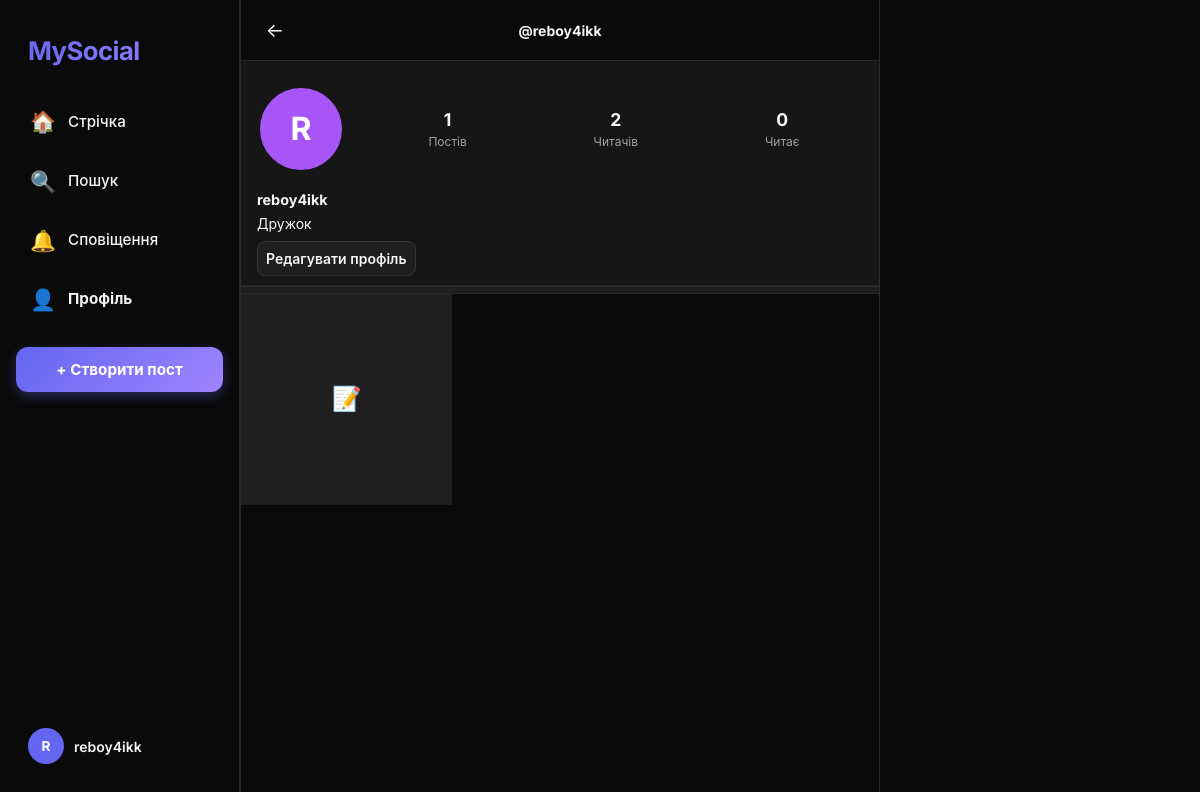
/profile/reboy4ikk (signed in), run on the app's committed database.
### tables this page shows
CREATE TABLE users (
                id INTEGER PRIMARY KEY AUTOINCREMENT,
                username TEXT UNIQUE NOT NULL,
                password_hash TEXT NOT NULL,
                bio TEXT DEFAULT '',
                avatar_color TEXT DEFAULT '#6366f1',
                accent_color TEXT DEFAULT '#6366f1',
                theme TEXT DEFAULT 'light',
                created_at TIMESTAMP DEFAULT CURRENT_TIMESTAMP
            );

CREATE TABLE posts (
                id INTEGER PRIMARY KEY AUTOINCREMENT,
                user_id INTEGER NOT NULL,
                content TEXT DEFAULT '',
                created_at TIMESTAMP DEFAULT CURRENT_TIMESTAMP,
                FOREIGN KEY (user_id) REFERENCES users(id) ON DELETE CASCADE
            );

### routes/profile.py (the view)
@profile_bp.route('/profile/<username>')
@login_required
def profile(username):
    db = get_db()
    user = db.execute('SELECT * FROM users WHERE username=?', (username,)).fetchone()
    if not user:
        return render_template('404.html'), 404
    uid = session['user_id']
    posts = db.execute('''
        SELECT p.*,
               (SELECT COUNT(*) FROM likes WHERE post_id=p.id) as like_count,
               (SELECT COUNT(*) FROM comments WHERE post_id=p.id) as comment_count,
               EXISTS(SELECT 1 FROM likes WHERE post_id=p.id AND user_id=?) as user_liked
        FROM posts p WHERE p.user_id=?
        ORDER BY p.created_at DESC
    ''', (uid, user['id'])).fetchall()
    followers_count = db.execute('SELECT COUNT(*) FROM followers WHERE following_id=?', (user['id'],)).fetchone()[0]
    following_count = db.execute('SELECT COUNT(*) FROM followers WHERE follower_id=?', (user['id'],)).fetchone()[0]
    is_following = db.execute('SELECT 1 FROM followers WHERE follower_id=? AND following_id=?',
                              (uid, user['id'])).fetchone() is not None
    return render_template('profile.html', user=user, posts=posts,
                           followers_count=followers_count,
                           following_count=following_count,
                           is_following=is_following)

### database.py (called while the page is built)
def get_db():
    db = getattr(g, '_database', None)
    if db is None:
        db = g._database = sqlite3.connect(DATABASE)
        db.row_factory = sqlite3.Row
        db.execute("PRAGMA foreign_keys = ON")
    return db

def close_connection(exception):
    db = getattr(g, '_database', None)
    if db is not None:
        db.close()

### routes/profile.py (called while the page is built)
def login_required(f):
    from functools import wraps
    @wraps(f)
    def decorated(*args, **kwargs):
        if 'user_id' not in session:
            return redirect(url_for('auth.login'))
        return f(*args, **kwargs)
    return decorated

### templates/profile.html (shortened to what this page needs)
{% extends 'base.html' %}
{% block body %}
<div class="app-container">
  <aside class="sidebar-left">
    <div class="sidebar-logo">MySocial</div>
    <a href="/" class="nav-item"><span class="nav-icon">🏠</span> Стрічка</a>
    <a href="/search" class="nav-item"><span class="nav-icon">🔍</span> Пошук</a>
    <a href="/notifications" class="nav-item"><span class="nav-icon">🔔</span> Сповіщення<span class="nav-badge" data-notif>0</span></a>
    <a href="/profile/{{ session.username }}" class="nav-item active"><span class="nav-icon">👤</span> Профіль</a>
    <button class="sidebar-post-btn" onclick="openModal('modal-post')">+ Створити пост</button>
    <a href="/profile/{{ session.username }}" class="sidebar-user">
      <div class="avatar avatar-sm" style="background:{{ session.get('accent','#6366f1') }}">{{ session.username[0].upper() }}</div>
      <div class="sidebar-user-info">
        <div class="sidebar-username">{{ session.username }}</div>
      </div>
    </a>
  </aside>
  <main class="main-feed">
    <div class="top-bar">
      <a href="/" class="icon-btn">←</a>
      <div style="font-weight:700;">@{{ user.username }}</div>
    </div>
    <div class="profile-header">
      <div class="profile-top">
        <div class="avatar avatar-xl" style="background:{{ user.avatar_color }}">
          {{ user.username[0].upper() }}
        </div>
        <div class="profile-stats">
          <div class="profile-stat">
            <div class="profile-stat-value">{{ posts|length }}</div>
            <div class="profile-stat-label">Постів</div>
          </div>
          <div class="profile-stat">
            <div class="profile-stat-value">{{ followers_count }}</div>
            <div class="profile-stat-label">Читачів</div>
          </div>
          <div class="profile-stat">
            <div class="profile-stat-value">{{ following_count }}</div>
            <div class="profile-stat-label">Читає</div>
          </div>
        </div>
      </div>
      <div class="profile-bio-section">
        <div class="profile-fullname">{{ user.username }}</div>
        {% if user.bio %}
          <div class="profile-bio">{{ user.bio }}</div>
        {% endif %}
      </div>
      {% if session.user_id == user.id %}
        <a href="/profile/{{ user.username }}/edit" class="btn-edit">Редагувати профіль</a>
      {% endif %}
    </div>
    <div class="divider"></div>
    {% if not posts %}
      <div class="empty-state">
        <div class="empty-icon">📝</div>
        <div class="empty-text">Немає постів</div>
        <div class="empty-sub">Поки тут нічого немає</div>
      </div>
    {% else %}
      <div class="profile-grid">
        {% for post in posts %}
          <div class="profile-grid-item">
            <span style="font-size:1.5rem;">📝</span>
          </div>
        {% endfor %}
      </div>
    {% endif %}
  </main>
  <aside class="sidebar-right"></aside>
</div>
{% endblock %}

### data on the page
users: username "reboy4ikk", username "R", bio "Дружок"

### other printed values
{{ session.username[0].upper() }} "R"
{{ posts|length }} "1"
{{ followers_count }} "2"
{{ following_count }} "0"
